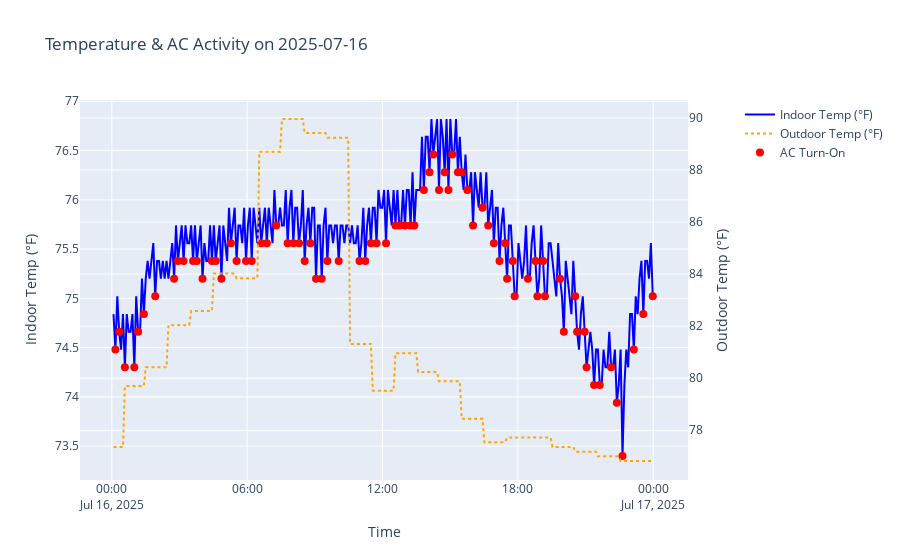

Notebook source saved alongside this figure:
### Code cell
from plotly.subplots import make_subplots
# Define the day to zoom in
zoom_day = '2025-07-16'
start = pd.to_datetime(f"{zoom_day} 00:00:00")
end = pd.to_datetime(f"{zoom_day} 23:59:59")

df_day = df.loc[start:end]
ac_day = ac_events.loc[start:end]

# Create dual-axis plot
fig = make_subplots(specs=[[{"secondary_y": True}]])

# Indoor temperature on primary y-axis
fig.add_trace(
    go.Scatter(x=df_day.index, y=df_day['indoor_temp'], name="Indoor Temp (°F)", line=dict(color='blue')),
    secondary_y=False
)

# Outdoor temperature on secondary y-axis
fig.add_trace(
    go.Scatter(x=df_day.index, y=df_day['outdoor_temp_f'], name="Outdoor Temp (°F)", line=dict(color='orange', dash='dot')),
    secondary_y=True
)

# AC activation markers
fig.add_trace(
    go.Scatter(x=ac_day.index, y=ac_day['indoor_temp'], mode='markers',
               name='AC Turn-On', marker=dict(color='red', size=8)),
    secondary_y=False
)

# Layout adjustments
fig.update_layout(
    title_text=f"Temperature & AC Activity on {zoom_day}",
    hovermode='x unified',
)

fig.update_xaxes(title_text="Time")
fig.update_yaxes(title_text="Indoor Temp (°F)", secondary_y=False)
fig.update_yaxes(title_text="Outdoor Temp (°F)", secondary_y=True)

fig.show()
